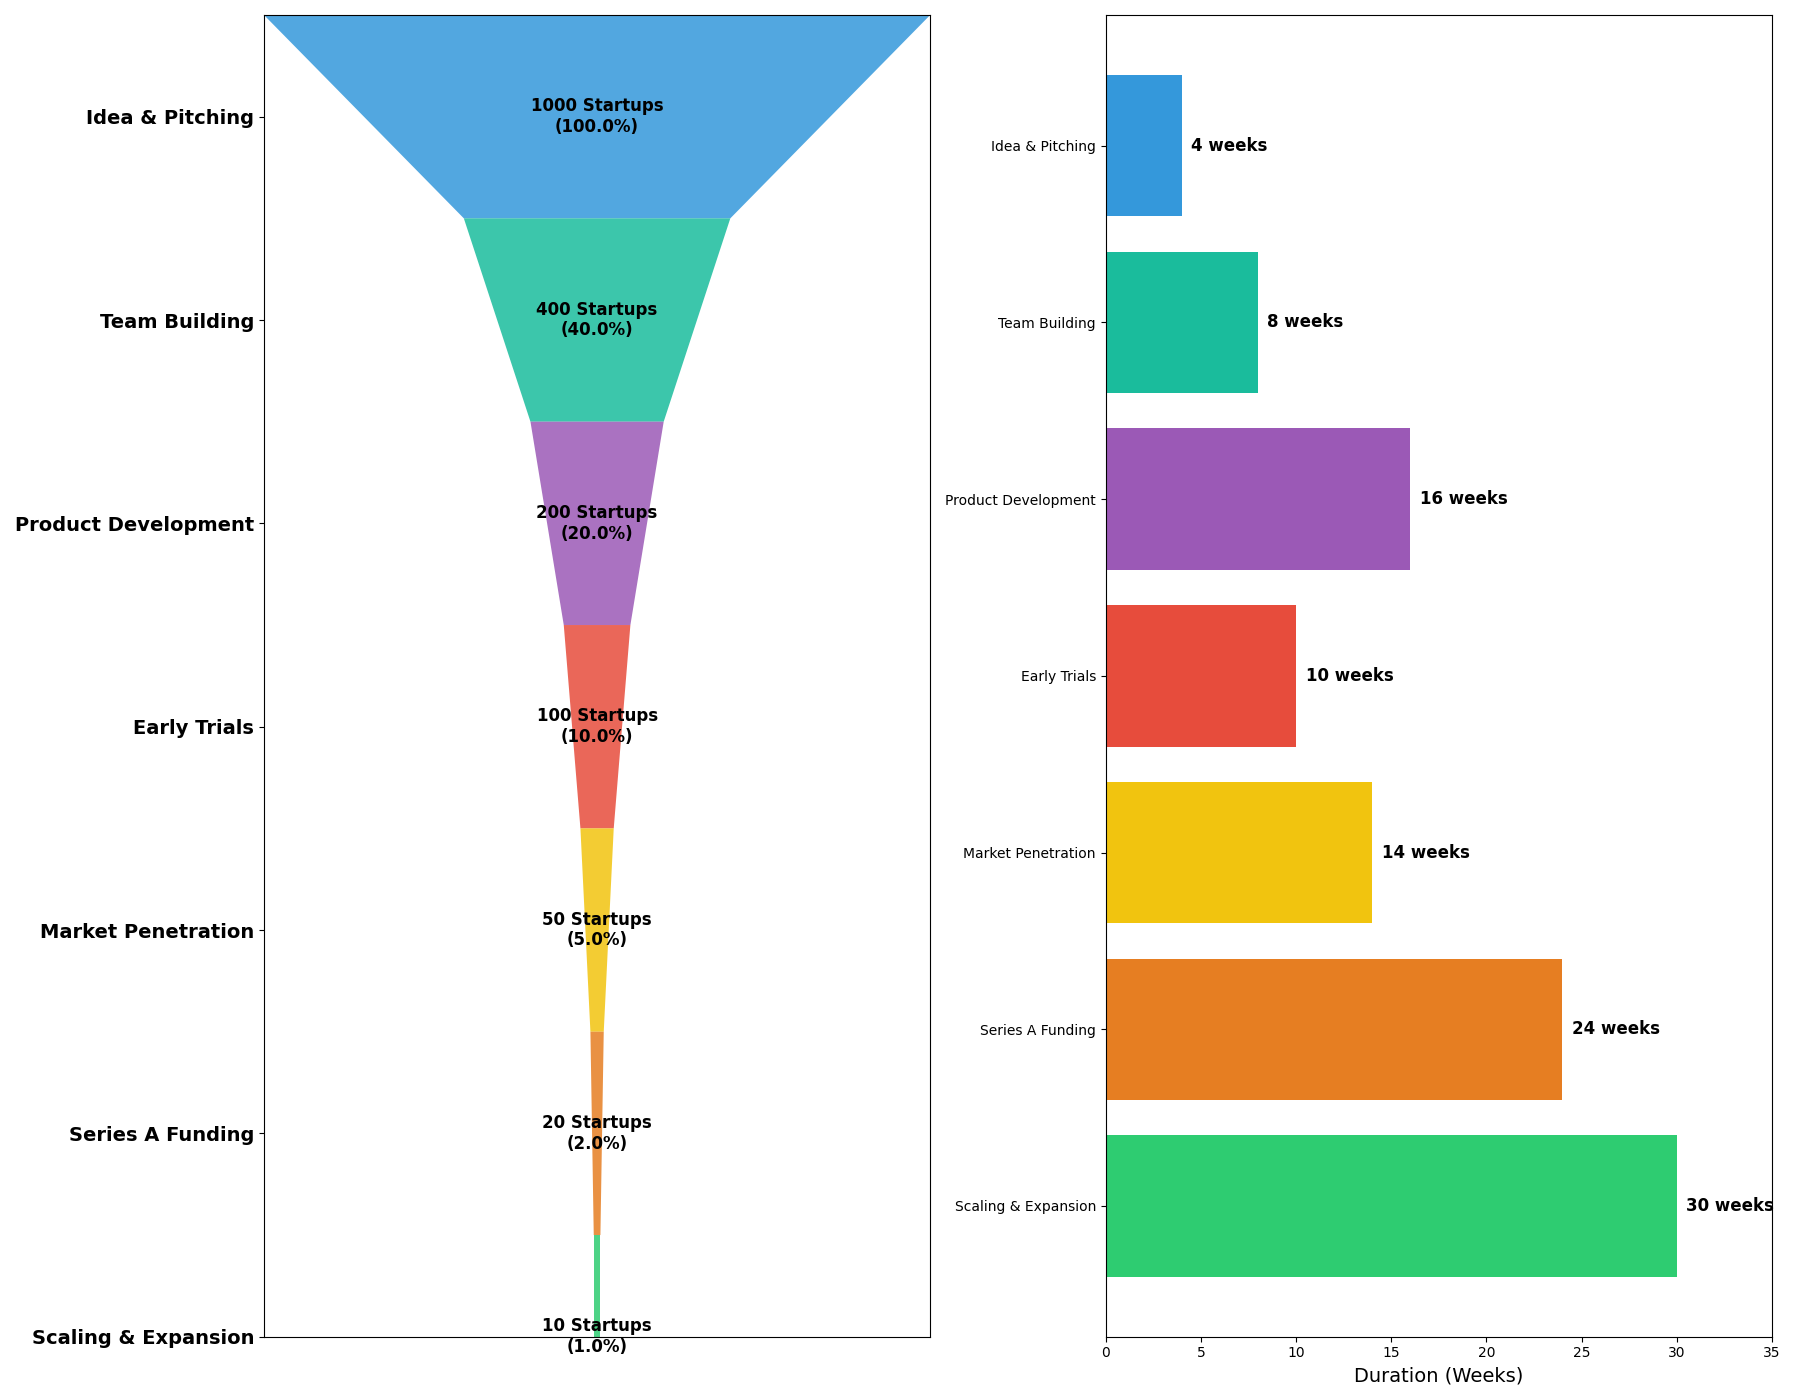

Python code for this plot:
import matplotlib.pyplot as plt
import matplotlib.patches as patches

stages = ["Idea & Pitching", "Team Building", "Product Development", "Early Trials", "Market Penetration", "Series A Funding", "Scaling & Expansion"]
startup_counts = [1000, 400, 200, 100, 50, 20, 10]

widths = [count / max(startup_counts) for count in startup_counts]
colors = ['#3498db', '#1abc9c', '#9b59b6', '#e74c3c', '#f1c40f', '#e67e22', '#2ecc71']

polygon_points = []
for i, width in enumerate(widths):
    bottom_width = width if i == len(widths) - 1 else widths[i + 1]
    top_left = ((1 - width) / 2, i)
    top_right = ((1 + width) / 2, i)
    bottom_left = ((1 - bottom_width) / 2, i + 1)
    bottom_right = ((1 + bottom_width) / 2, i + 1)
    polygon_points.append([top_left, top_right, bottom_right, bottom_left])

average_durations = [4, 8, 16, 10, 14, 24, 30] 

fig, (ax1, ax2) = plt.subplots(1, 2, figsize=(18, 14))
plt.subplots_adjust(wspace=0.4)

for i, (points, color) in enumerate(zip(polygon_points, colors)):
    funnel_polygon = patches.Polygon(points, closed=True, facecolor=color, linewidth=2, alpha=0.85)
    ax1.add_patch(funnel_polygon)
    
    percentage = (startup_counts[i] / max(startup_counts)) * 100
    ax1.text(0.5, i + 0.5, f'{startup_counts[i]} Startups\n({percentage:.1f}%)', 
             va='center', ha='center', fontsize=12, color='black', fontweight='bold')

ax1.set_yticks([i + 0.5 for i in range(len(stages))])
ax1.set_yticklabels(stages, fontsize=14, fontweight='bold')
ax1.invert_yaxis()
ax1.set_xticks([])
ax1.set_xlim(0, 1)

ax2.barh(stages, average_durations, color=colors)
ax2.set_xlabel('Duration (Weeks)', fontsize=14)
ax2.set_xlim(0, max(average_durations) + 5)
ax2.invert_yaxis()

for i, v in enumerate(average_durations):
    ax2.text(v + 0.5, i, f'{v} weeks', va='center', fontsize=12, color='black', fontweight='bold')

plt.tight_layout()
plt.show()
